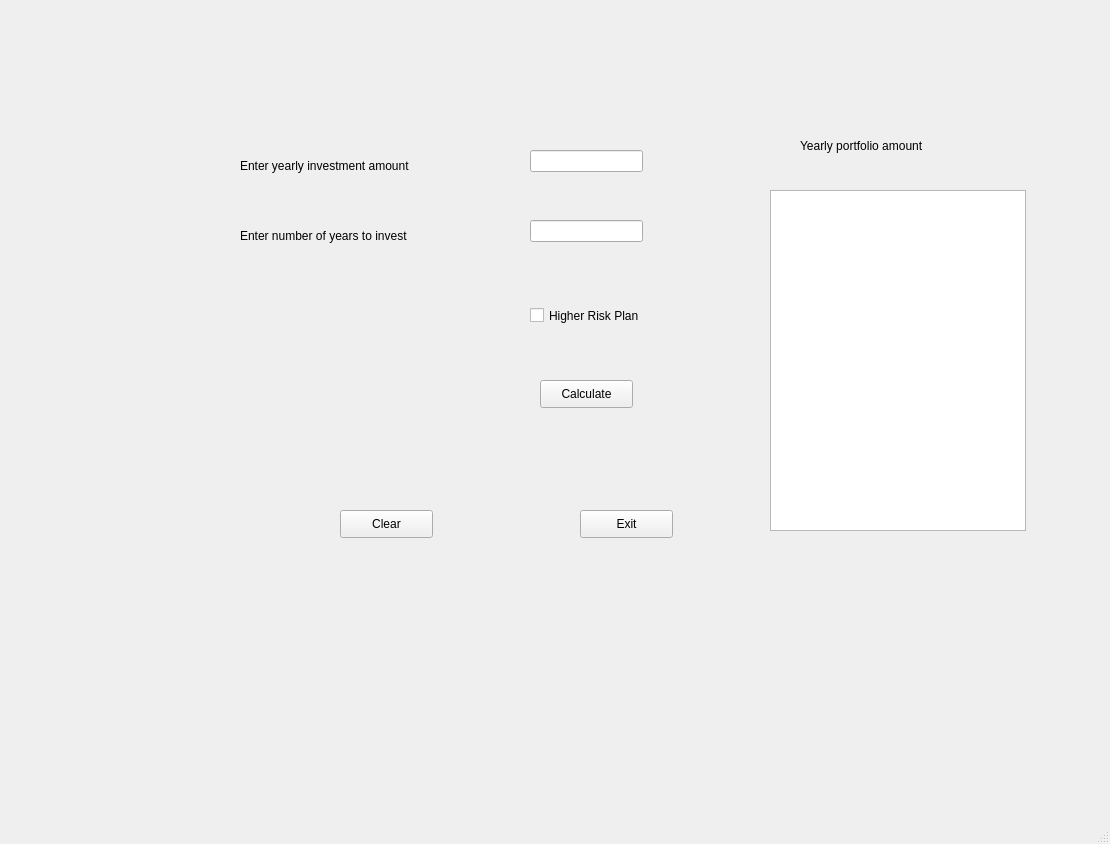
<?xml version="1.0" encoding="UTF-8"?>
<ui version="4.0">
 <class>financialPlanner2</class>
 <widget class="QMainWindow" name="financialPlanner2">
  <property name="geometry">
   <rect>
    <x>0</x>
    <y>0</y>
    <width>1110</width>
    <height>844</height>
   </rect>
  </property>
  <property name="font">
   <font>
    <family>Arial</family>
    <pointsize>9</pointsize>
   </font>
  </property>
  <property name="windowTitle">
   <string>Financial Planner</string>
  </property>
  <widget class="QWidget" name="centralwidget">
   <widget class="QLabel" name="lblAmount">
    <property name="geometry">
     <rect>
      <x>240</x>
      <y>150</y>
      <width>231</width>
      <height>31</height>
     </rect>
    </property>
    <property name="text">
     <string>Enter yearly investment amount</string>
    </property>
   </widget>
   <widget class="QLineEdit" name="txtAmount">
    <property name="geometry">
     <rect>
      <x>530</x>
      <y>150</y>
      <width>113</width>
      <height>22</height>
     </rect>
    </property>
   </widget>
   <widget class="QLabel" name="lblTime">
    <property name="geometry">
     <rect>
      <x>240</x>
      <y>220</y>
      <width>231</width>
      <height>31</height>
     </rect>
    </property>
    <property name="text">
     <string>Enter number of years to invest</string>
    </property>
   </widget>
   <widget class="QLineEdit" name="txtTime">
    <property name="geometry">
     <rect>
      <x>530</x>
      <y>220</y>
      <width>113</width>
      <height>22</height>
     </rect>
    </property>
   </widget>
   <widget class="QCheckBox" name="chkPlan">
    <property name="geometry">
     <rect>
      <x>530</x>
      <y>300</y>
      <width>151</width>
      <height>31</height>
     </rect>
    </property>
    <property name="text">
     <string>Higher Risk Plan</string>
    </property>
   </widget>
   <widget class="QPushButton" name="btnCalculate">
    <property name="geometry">
     <rect>
      <x>540</x>
      <y>380</y>
      <width>93</width>
      <height>28</height>
     </rect>
    </property>
    <property name="text">
     <string>Calculate</string>
    </property>
   </widget>
   <widget class="QPushButton" name="btnClear">
    <property name="geometry">
     <rect>
      <x>340</x>
      <y>510</y>
      <width>93</width>
      <height>28</height>
     </rect>
    </property>
    <property name="text">
     <string>Clear</string>
    </property>
   </widget>
   <widget class="QPushButton" name="btnExit">
    <property name="geometry">
     <rect>
      <x>580</x>
      <y>510</y>
      <width>93</width>
      <height>28</height>
     </rect>
    </property>
    <property name="text">
     <string>Exit</string>
    </property>
   </widget>
   <widget class="QListWidget" name="lstOutput">
    <property name="geometry">
     <rect>
      <x>770</x>
      <y>190</y>
      <width>256</width>
      <height>341</height>
     </rect>
    </property>
   </widget>
   <widget class="QLabel" name="lblOutput">
    <property name="geometry">
     <rect>
      <x>800</x>
      <y>130</y>
      <width>181</width>
      <height>31</height>
     </rect>
    </property>
    <property name="text">
     <string>Yearly portfolio amount</string>
    </property>
   </widget>
  </widget>
  <widget class="QMenuBar" name="menubar">
   <property name="geometry">
    <rect>
     <x>0</x>
     <y>0</y>
     <width>1110</width>
     <height>23</height>
    </rect>
   </property>
  </widget>
  <widget class="QStatusBar" name="statusbar"/>
 </widget>
 <resources/>
 <connections/>
</ui>
